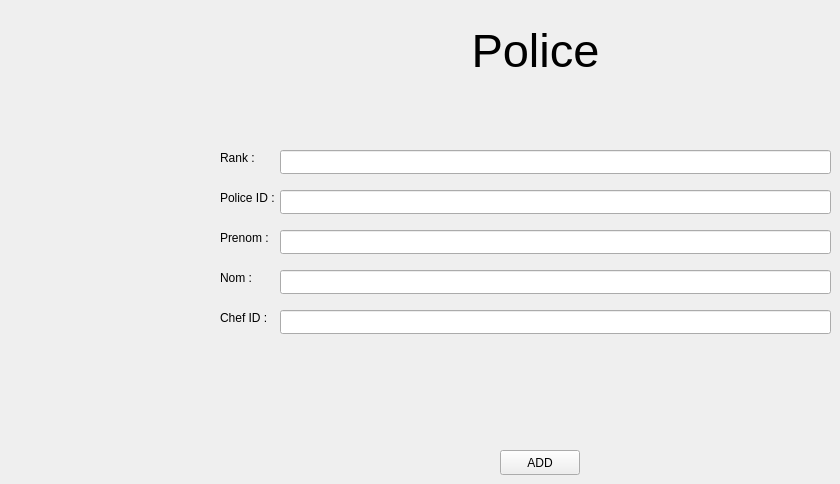
      <widget class="QWidget" name="tab_12">
       <attribute name="title">
        <string>ADD</string>
       </attribute>
       <widget class="QLineEdit" name="le_grade">
        <property name="geometry">
         <rect>
          <x>280</x>
          <y>150</y>
          <width>551</width>
          <height>24</height>
         </rect>
        </property>
        <property name="text">
         <string/>
        </property>
       </widget>
       <widget class="QLineEdit" name="le_policeid">
        <property name="geometry">
         <rect>
          <x>280</x>
          <y>190</y>
          <width>551</width>
          <height>24</height>
         </rect>
        </property>
        <property name="text">
         <string/>
        </property>
       </widget>
       <widget class="QLineEdit" name="le_prenompolice">
        <property name="geometry">
         <rect>
          <x>280</x>
          <y>230</y>
          <width>551</width>
          <height>24</height>
         </rect>
        </property>
        <property name="text">
         <string/>
        </property>
       </widget>
       <widget class="QLineEdit" name="le_nompolice">
        <property name="geometry">
         <rect>
          <x>280</x>
          <y>270</y>
          <width>551</width>
          <height>24</height>
         </rect>
        </property>
        <property name="text">
         <string/>
        </property>
       </widget>
       <widget class="QLineEdit" name="le_chefid">
        <property name="geometry">
         <rect>
          <x>280</x>
          <y>310</y>
          <width>551</width>
          <height>24</height>
         </rect>
        </property>
        <property name="text">
         <string/>
        </property>
       </widget>
       <widget class="QLabel" name="label_31">
        <property name="geometry">
         <rect>
          <x>430</x>
          <y>0</y>
          <width>211</width>
          <height>101</height>
         </rect>
        </property>
        <property name="font">
         <font>
          <pointsize>35</pointsize>
         </font>
        </property>
        <property name="lineWidth">
         <number>5</number>
        </property>
        <property name="text">
         <string>Police</string>
        </property>
        <property name="textFormat">
         <enum>Qt::PlainText</enum>
        </property>
        <property name="alignment">
         <set>Qt::AlignCenter</set>
        </property>
       </widget>
       <widget class="QPushButton" name="pb_addpolice">
        <property name="geometry">
         <rect>
          <x>500</x>
          <y>450</y>
          <width>80</width>
          <height>25</height>
         </rect>
        </property>
        <property name="text">
         <string>ADD</string>
        </property>
       </widget>
       <widget class="QLabel" name="label_32">
        <property name="geometry">
         <rect>
          <x>220</x>
          <y>150</y>
          <width>41</width>
          <height>16</height>
         </rect>
        </property>
        <property name="text">
         <string>Rank :</string>
        </property>
       </widget>
       <widget class="QLabel" name="label_33">
        <property name="geometry">
         <rect>
          <x>220</x>
          <y>190</y>
          <width>61</width>
          <height>16</height>
         </rect>
        </property>
        <property name="text">
         <string>Police ID :</string>
        </property>
       </widget>
       <widget class="QLabel" name="label_34">
        <property name="geometry">
         <rect>
          <x>220</x>
          <y>310</y>
          <width>61</width>
          <height>16</height>
         </rect>
        </property>
        <property name="text">
         <string>Chef ID :</string>
        </property>
       </widget>
       <widget class="QLabel" name="label_35">
        <property name="geometry">
         <rect>
          <x>220</x>
          <y>270</y>
          <width>41</width>
          <height>16</height>
         </rect>
        </property>
        <property name="text">
         <string>Nom :</string>
        </property>
       </widget>
       <widget class="QLabel" name="label_36">
        <property name="geometry">
         <rect>
          <x>220</x>
          <y>230</y>
          <width>61</width>
          <height>16</height>
         </rect>
        </property>
        <property name="text">
         <string>Prenom :</string>
        </property>
       </widget>
      </widget>
